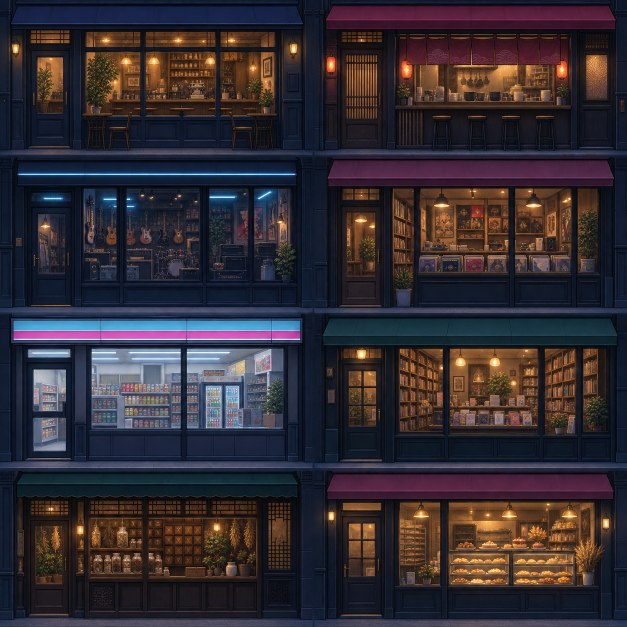
#> input picture game/assets/art/storefront-atlas.webp, 1254 x 1254 px (shown at 1/2 size); the run also reads 1 picture not shown here
$ python paint_atlas.py
#> lines starting #> are read from the running program, lines starting #| are printed output that depends on the picture; after the words box and inside, x2 and y2 are one past the last pixel; in counts of white or black regions, pixels touching at a corner belong together
#!/usr/bin/env python3
"""Paints the texture set for the night-market march level (march-art.js).

Outputs (game/assets/march/):
  march-props.webp  2048x2048 RGBA  facades, roofs, lanterns, neon, banners, props, glows, blossoms
  march-stone.webp  1024x1024 RGBA  top half: wet flagstones (4 m x 2 m tile, alpha = wetness)
                                     bottom half: ashlar wall blocks (4 m x 2 m tile, alpha = grime)
  march-sky.webp    2048x512  RGB   skyline band cropped from assets/gen/sky.jpg (mirror-tiled in the shader)
  atlas.json                        named pixel rects inside march-props.webp

Sources: the existing painted storefront atlas (assets/art/storefront-atlas.webp) and sky
(assets/gen/sky.jpg) are reused; everything else is painted here with PIL + numpy.
Run:  python3 game/scripts/march-art/paint_atlas.py
"""
import json
import math
import os
import random

import numpy as np
from PIL import Image, ImageChops, ImageDraw, ImageFilter, ImageFont

ROOT = os.path.abspath(os.path.join(os.path.dirname(__file__), '..', '..'))
OUT = os.path.join(ROOT, 'assets', 'march')
FONT = '/System/Library/Fonts/AppleSDGothicNeo.ttc'
os.makedirs(OUT, exist_ok=True)
rng = random.Random(1117)
np.random.seed(1117)

W = 2048
atlas = Image.new('RGBA', (W, W), (0, 0, 0, 0))
#> atlas: PIL image 2048x2048 RGBA; every value is 0
rects = {}


def font(size, weight='bold'):
    index = {'regular': 0, 'medium': 2, 'semibold': 4, 'bold': 6, 'light': 8}[weight]
    return ImageFont.truetype(FONT, size, index=index)


def place(name, img, x, y):
    atlas.paste(img, (x, y))
    rects[name] = [x, y, img.width, img.height]


# ---------------------------------------------------------------- helpers
def noise(w, h, scale, octaves=4, seed=0, tile=True):
    """fbm value noise in [0,1], tileable when tile=True."""
    r = np.random.RandomState(seed)
    out = np.zeros((h, w), np.float32)
    amp, total = 1.0, 0.0
    for o in range(octaves):
        cw = max(2, int(w / scale * 2 ** o)); ch = max(2, int(h / scale * 2 ** o))
        grid = r.rand(ch, cw).astype(np.float32)
        if tile:
            grid = np.concatenate([grid, grid[:, :1]], 1)
            grid = np.concatenate([grid, grid[:1, :]], 0)
            img = Image.fromarray((grid * 255).astype(np.uint8)).resize((w + int(w / cw), h + int(h / ch)), Image.BICUBIC)
            img = img.crop((0, 0, w, h))
        else:
            img = Image.fromarray((grid * 255).astype(np.uint8)).resize((w, h), Image.BICUBIC)
        out += np.asarray(img, np.float32) / 255 * amp
        total += amp
        amp *= 0.5
    return out / total


def to_img(arr, mode='RGB'):
    return Image.fromarray(np.clip(arr, 0, 255).astype(np.uint8), mode)


def lerp(a, b, t):
    return a + (b - a) * t


def col(hexstr):
    hexstr = hexstr.lstrip('#')
    return np.array([int(hexstr[i:i + 2], 16) for i in (0, 2, 4)], np.float32)


def fill(w, h, c):
    return np.ones((h, w, 3), np.float32) * col(c)


# [4 lines left out: function glow_layer, not called in this run]


def add(img, layer, k=1.0):
    a = np.asarray(img.convert('RGB'), np.float32) + np.asarray(layer, np.float32) * k
    return to_img(a)


def brush_texture(w, h, seed, strength=10, horizontal=True):
    """Directional painterly streak noise, centred on 0."""
    n = noise(w, h, 6, 3, seed)
    img = Image.fromarray((n * 255).astype(np.uint8))
    img = img.filter(ImageFilter.BoxBlur(1))
    arr = np.asarray(img, np.float32) / 255 - 0.5
    if horizontal:
        arr = np.asarray(Image.fromarray(((arr + 0.5) * 255).astype(np.uint8)).resize((w // 4, h)).resize((w, h), Image.BICUBIC), np.float32) / 255 - 0.5
    return arr[..., None] * strength


# ---------------------------------------------------------------- 1. storefront facades (reuse)
store = Image.open(os.path.join(ROOT, 'assets', 'art', 'storefront-atlas.webp')).convert('RGB').resize((1024, 1024), Image.LANCZOS)
sa = np.asarray(store, np.float32)
# Slight contact darkening at each panel's pavement edge and a cooler top edge.
for row in range(4):
    y0 = row * 256
    grad = np.linspace(0, 1, 256)[:, None, None]
    shade = 1 - 0.28 * np.clip((grad - 0.86) / 0.14, 0, 1) - 0.12 * np.clip((0.08 - grad) / 0.08, 0, 1)
    sa[y0:y0 + 256] *= shade
place('facades', to_img(sa).convert('RGBA'), 0, 0)


# ---------------------------------------------------------------- 2. upper floors (2 x 512x512)
def window(d, arr, x, y, w, h, lit, seed):
    r = random.Random(seed)
    if lit:
        top, bot = col(r.choice(['#ffd9a0', '#ffc27a', '#ffe4b8', '#f7b0d8'])), col(r.choice(['#c8662c', '#b85a36', '#a0503a']))
        t = np.linspace(0, 1, h)[:, None, None]
        arr[y:y + h, x:x + w] = lerp(top, bot, t) * 0.92
        # curtains / blinds silhouettes
        if r.random() < 0.5:
            for k in range(0, h, 6):
                arr[y + k:y + k + 2, x:x + w] *= 0.8
        else:
            cw = int(w * r.uniform(0.2, 0.35))
            arr[y:y + h, x:x + cw] *= 0.55
            arr[y:y + h, x + w - cw:x + w] *= 0.6
        if r.random() < 0.5:  # plant / shelf silhouette
            px = x + r.randint(4, w - 20)
            arr[y + h - 22:y + h, px:px + 14] *= 0.35
    else:
        t = np.linspace(0, 1, h)[:, None, None]
        arr[y:y + h, x:x + w] = lerp(col('#2c3656'), col('#141a2c'), t)
        # faint sky reflection diagonal
        for k in range(w):
            yy = int(k * 0.6)
            if yy < h - 6:
                arr[y + yy:y + yy + 5, x + k] += 10
    # frame
    arr[y - 4:y, x - 4:x + w + 4] = col('#10131f')
    arr[y + h:y + h + 6, x - 6:x + w + 6] = col('#3a3f55')  # sill
    arr[y:y + h, x - 4:x] = col('#10131f')
    arr[y:y + h, x + w:x + w + 4] = col('#10131f')
    arr[y:y + h, x + w // 2 - 2:x + w // 2 + 2] = col('#141826')


def upper_modern(seed):
    w = h = 512
    base = fill(w, h, '#262b3d')
    base += (noise(w, h, 64, 5, seed)[..., None] - 0.5) * 26
#> after the loop in noise, `for o in range(octaves):`:
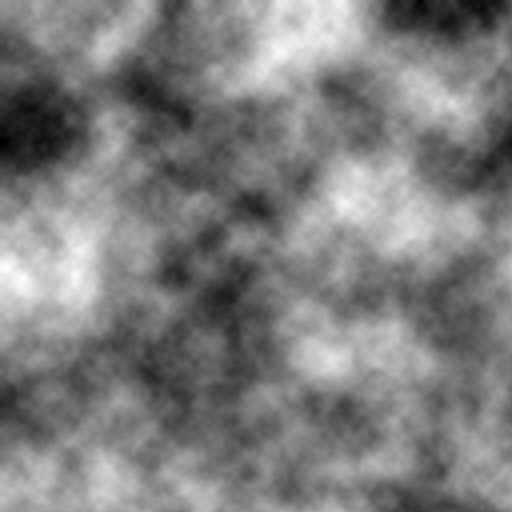
#> out: shape (512, 512) float32; min 0.164, max 1.71, mean 0.932; drawn with min black and max white
#> after the loop in noise, `for o in range(octaves):`: amp = 0.0312; total = 1.94
    base += brush_texture(w, h, seed + 3, 8, horizontal=False)
#> call 2 of noise, with w = 512, h = 512, scale = 6, octaves = 3, seed = 6, tile = True
#> the loop in noise (call 2), `for o in range(octaves):` made 3 passes
#> pass 1, in noise (call 2), `grid = np.concatenate([grid, grid[:1, :]], 0)`:
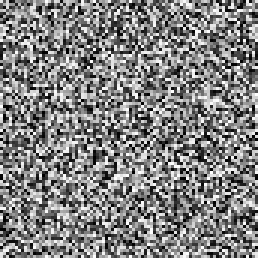
#> grid: shape (86, 86) float32 (shown 3 times larger); min 3.43e-05, max 1, mean 0.508
#> after the loop in noise (call 2), `for o in range(octaves):`:
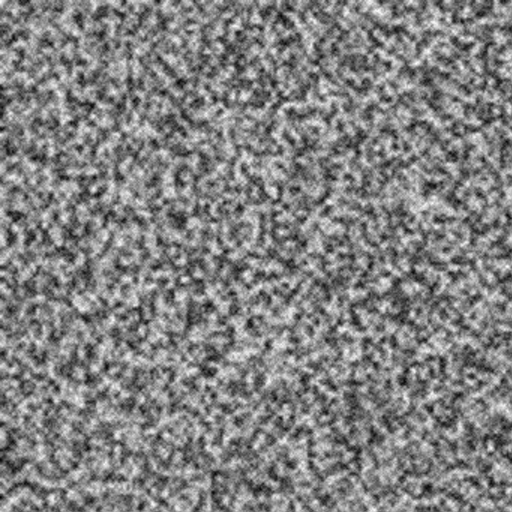
#> out: shape (512, 512) float32; min 0.0108, max 1.71, mean 0.878; drawn with min black and max white
#> after the loop in noise (call 2), `for o in range(octaves):`: amp = 0.125; total = 1.75
    # floor band ledges
    for y in (0, 250):
        base[y:y + 14] = col('#1a1e2c')
        base[y + 14:y + 18] = col('#3b4058')
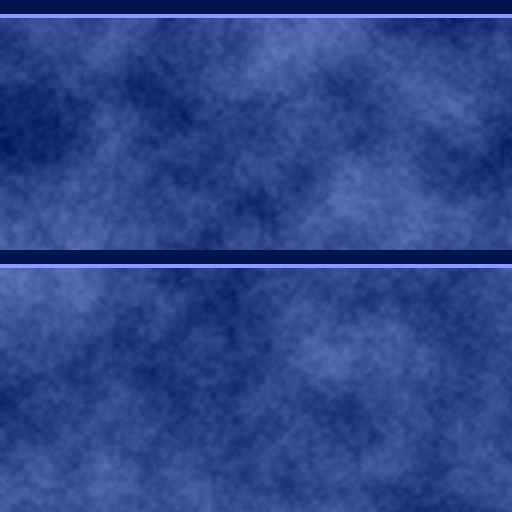
#> base: shape (512, 512, 3) float32; mean of channels 0, 1, 2 37.2, 42.1, 60; drawn with min black and max white
    d = None
    r = random.Random(seed)
    for floor_y in (40, 290):
        n = 3
        for i in range(n):
            x = 40 + i * 160
            lit = r.random() < 0.62
            window(d, base, x, floor_y, 118, 150, lit, seed * 10 + i + floor_y)
            if r.random() < 0.45:  # AC unit under window
                ax, ay = x + r.randint(0, 50), floor_y + 162
                base[ay:ay + 40, ax:ax + 64] = col('#5a6078')
                base[ay:ay + 40, ax:ax + 64] += (noise(64, 40, 8, 2, seed + i)[..., None] - 0.5) * 20
                for k in range(4, 36, 5):
                    base[ay + k:ay + k + 2, ax + 6:ax + 58] = col('#3a3f52')
                base[ay + 40:ay + 44, ax:ax + 64] = col('#171a26')
#> this loop made 2 passes
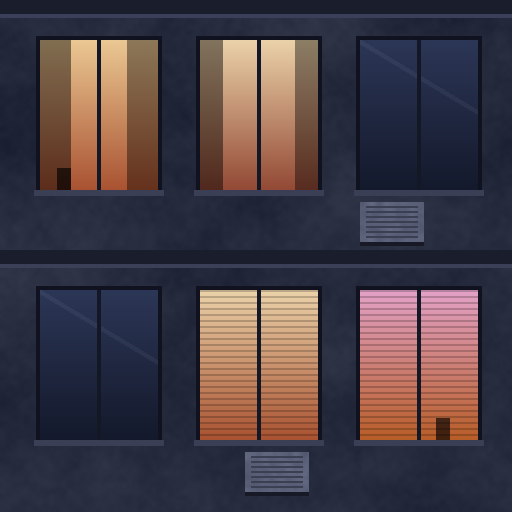
#> base: shape (512, 512, 3) float32; mean of channels 0, 1, 2 72, 62.2, 69.6; drawn as R, G, B
    # drain pipe
    px = r.choice([8, 494])
    base[:, px:px + 10] = col('#1b1f2c')
#> base: shape (512, 512, 3) float32; 1.95% of pixels changed, all inside (x1, y1, x2, y2) = (494, 0, 504, 512)
    base[:, px + 2:px + 4] += 25
#> base: shape (512, 512, 3) float32; mean of channels 0, 1, 2 71.9, 62.1, 69.4
    # grime streaks under sills
    streak = noise(w, h, 20, 3, seed + 9)
#> the loop in noise (call 5), `for o in range(octaves):` made 3 passes
#> pass 1, in noise (call 5), `img = Image.fromarray((grid * 255).astype(np.uint8)).resize((w + int(w..`:
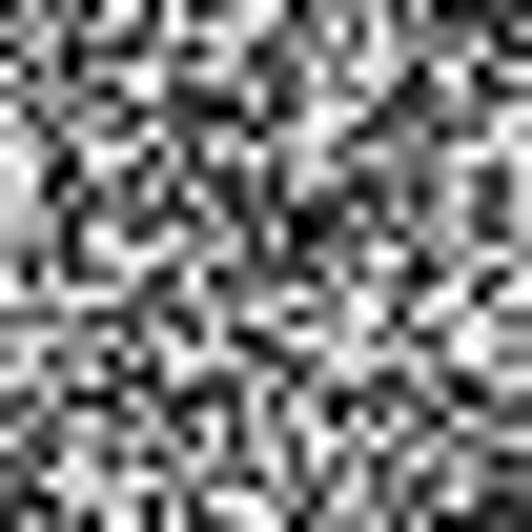
#> img: PIL image 532x532 L; min 0, max 255, mean 128.2
#> after the loop in noise (call 5), `for o in range(octaves):`:
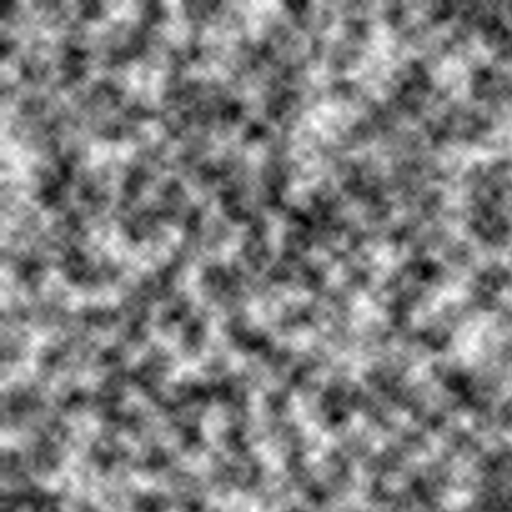
#> out: shape (512, 512) float32; min 0.048, max 1.68, mean 0.872; drawn with min black and max white
#> after the loop in noise (call 5), `for o in range(octaves):`: amp = 0.125; total = 1.75
#> (the rest of the program and of its run is left out)
